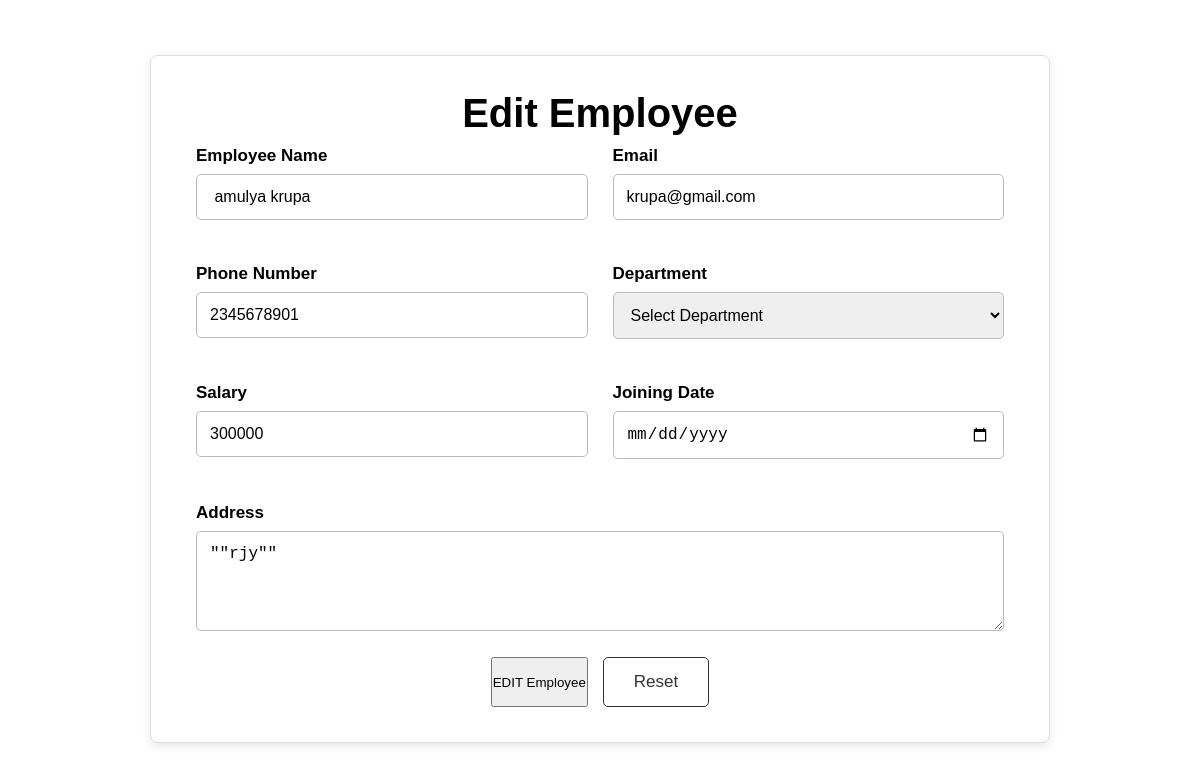
The page /edit-employee/8 (signed in) on the database its author committed.
### tables this page shows
CREATE TABLE employees(
        id INTEGER PRIMARY KEY AUTOINCREMENT,
        name TEXT NOT NULL,
        email TEXT NOT NULL,
        phone TEXT NOT NULL,
        department TEXT NOT NULL,
        salary INTEGER NOT NULL,
        joining_date TEXT NOT NULL,
        address TEXT
        );

### server.py (the view, shortened to what this page needs)
@app.route("/edit-employee/<int:id>", methods=["GET"])
def edit_employee_page(id):
    if not login_required():
        return redirect("/login")
    connection = get_database_connection()
    cursor = connection.cursor()
    cursor.execute("""
        SELECT *
        FROM employees
        WHERE id = ?
    """,
    (
        id,
    ))
    employee = cursor.fetchone()
    connection.close()
    theme = request.cookies.get(
        "theme",
        "light"
    )
    return render_template(
        "edit-employee.html",
        employee=employee,
        theme=theme
    )

### server.py (called while the page is built)
def get_database_connection():
    connection = sqlite3.connect("users.db")
    connection.row_factory = sqlite3.Row
    return connection

def login_required():
    return "user_id" in session

### templates/edit-employee.html (shortened to what this page needs)
<!DOCTYPE html>
<html lang="en">
<head>
</head>
<body>
    <div class="container">
        <h1>Edit Employee</h1>
        <form
            action="/edit-employee/{{ employee['id']}}"
            method="POST">
            <div class="row">
                <div class="form-group">
                    <label for="name">Employee Name</label>
                    <input
                        type="text"
                        id="name"
                        name="name"
                        value=" {{employee['name']}}"
                        placeholder="Enter employee name"
                        required>
                </div>
                <div class="form-group">
                    <label for="email">
                        Email
                    </label>
                    <input
                        type="email"
                        id="email"
                        name="email"
                        value="{{employee['email']}}"
                        placeholder="Enter email"
                        required>
                </div>
            </div>
            <div class="row">
                <div class="form-group">
                    <label for="phone">
                        Phone Number
                    </label>
                    <input
                        type="tel"
                        id="phone"
                        name="phone"
                        value="{{employee['phone']}}"
                        placeholder="Enter phone number"
                        required>
                </div>
                <div class="form-group">
                    <label for="department">
                        Department
                    </label>
                    <select
                        id="department"
                        name="department"
                        value="{{employee['department']}}"
                        required>
                        <option value="">
                            Select Department
                        </option>
                    </select>
                </div>
            </div>
            <div class="row">
                <div class="form-group">
                    <label for="salary">
                        Salary
                    </label>
                    <input
                        type="number"
                        id="salary"
                        name="salary"
                        value="{{employee['salary']}}"
                        placeholder="Enter salary"
                        required>
                </div>
                <div class="form-group">
                    <label for="joining_date">
                        Joining Date
                    </label>
                    <input
                        type="date"
                        id="joining_date"
                        name="joining_date"
                        value="{{employee[joining_date]}}"
                        required>
                </div>
            </div>
            <div class="form-group">
                <label for="address">
                    Address
                </label>
                <textarea
                    id="address"
                    name="address"
                    rows="4"
                    placeholder="Enter employee address ">"{{employee['address'] or '_'}}"</textarea>
            </div>
            <div class="buttons">
                <button
                    type="submit"
                    class="edit-btn">
                    EDIT Employee
                </button>
                <button
                    type="reset"
                    class="reset-btn">
                    Reset
                </button>
            </div>
        </form>
    </div>
</body>
</html>
</body>
</html>

### templates/edit-employee.html (style rules this page uses)
* { margin: 0; padding: 0; box-sizing: border-box; }
body { font-family: Arial, sans-serif; background-color: #ffffff; }
.container { width: 75%; max-width: 1000px; margin: 55px auto; padding: 35px 45px; border: 1px solid #ddd; border-radius: 8px; box-shadow: 0 3px 10px rgba(0, 0, 0, 0.1); }
h1 { text-align: center; font-size: 40px; margin-bottom: 10px; }
.row { display: flex; gap: 25px; margin-bottom: 22px; }
.form-group { flex: 1; margin-bottom: 22px; }
label { display: block; font-size: 17px; font-weight: bold; margin-bottom: 8px; }
input, select, textarea { width: 100%; padding: 13px; font-size: 16px; border: 1px solid #bbb; border-radius: 5px; outline: none; }
textarea { resize: vertical; }
.buttons { display: flex; justify-content: center; gap: 15px; margin-top: 10px; }
.reset-btn { background-color: white; color: #333; border: 1px solid #333; padding: 14px 30px; font-size: 17px; border-radius: 5px; cursor: pointer; }

### rows shown on the page
employees: name "amulya krupa", email "krupa@gmail.com", phone "2345678901", salary "300000", address "\"\"rjy\"\""
